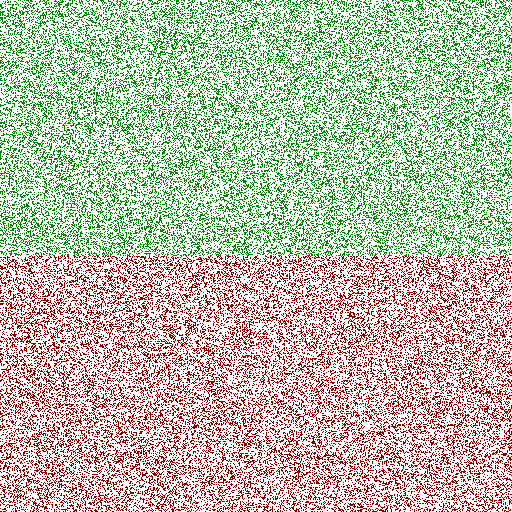
Frame 1 (no input)
Frame 60 (the mouse pressed at the canvas centre just before this capture): identical to frame 1, image omitted
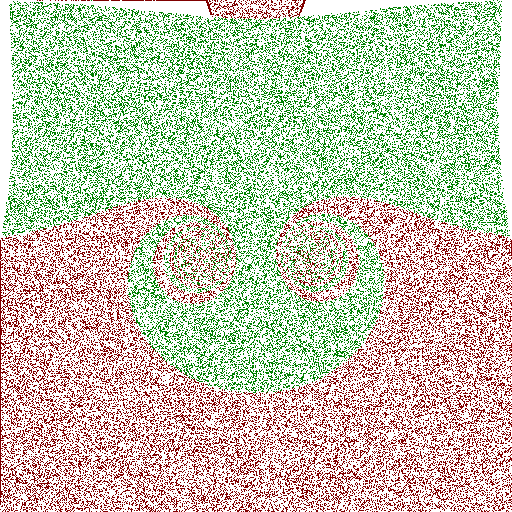
Frame 120 (the mouse held since frame 60 and released just before this capture)

The Processing sketch that drew these frames (run headless with seeded random() and noise(); from frame 60 on, the mouse is pressed at the canvas centre):

// Processing sketch: processing_84479
// ── processing_84479.pde

/* OpenProcessing Tweak of *@*http://www.openprocessing.org/sketch/84310*@* */
/* !do not delete the line above, required for linking your tweak if you re-upload */
int l = 50000;
float px[] = new float[l*2];
float py[] = new float[l*2];
color b;
float m = 1;
float n = 4;

//================================================================

void setup() {
  size(512, 512);
  background(255);
  smooth();
  b = color(0, 128, 0);
  for(int i = 0; i < l; i++) {
    px[i] = random(width);
    py[i] = random(height/2);
    set((int)px[i], (int)py[i], b);
  }
  b = color(128, 0, 0);
  for(int i = l + 1; i < l*2; i++) {
    px[i] = random(width);
    py[i] = random(height/2) + height/2;
    set((int)px[i], (int)py[i], b);
  }
}

//================================================================

void draw() {  
  if (mousePressed) {
    background(255);
    rotatePoints(mouseX - 50, mouseY, LEFT);
    rotatePoints(mouseX + 50, mouseY, RIGHT);
    b = color(0, 128, 0);
    for(int i = 0; i < l; i++)
      set((int)px[i], (int)py[i], b);      
    b = color(128, 0, 0);
    for(int i = l+1; i < l*2; i++)
      set((int)px[i], (int)py[i], b);
  }  
}

//================================================================

void rotatePoints(int x, int y, int dir) {
  for(int i = 0; i < l*2; i++) {
    float mx = px[i]-float(x);
    float my = py[i]-float(y);
    float r = dist(px[i]/m, py[i]/m, x/m, y/m);
    r*=r/50;
    float tx = 0;
    float ty = 0;
    if(dir==LEFT) {
      tx = cos(1/r*n)*mx-sin(1/r*n)*my;
      ty = sin(1/r*n)*mx+cos(1/r*n)*my;
    }
    else{
      tx = cos(-1/r*n)*mx-sin(-1/r*n)*my;
      ty = sin(-1/r*n)*mx+cos(-1/r*n)*my;
    }
    tx += float(x);
    ty += float(y);
    px[i] = tx;
    py[i] = ty;
    if(px[i]>width)
      px[i] = 0;
    if(px[i]<0)
      px[i] = width;
    if(py[i]>width)
      py[i] = 0;
    if(py[i]<0)
      py[i] = width;
  }
}
